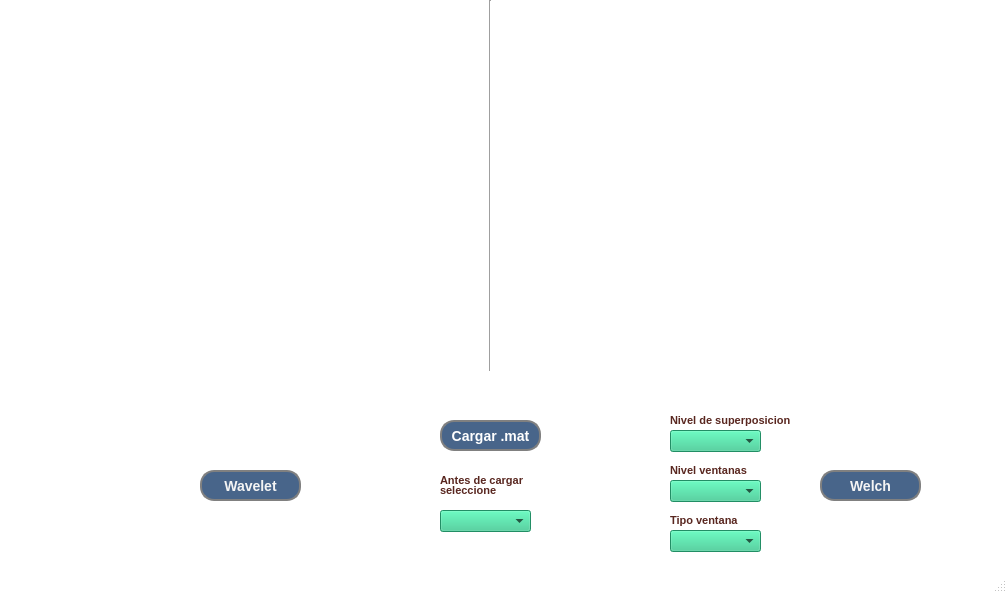
<?xml version="1.0" encoding="UTF-8"?>
<ui version="4.0">
 <class>MainWindow</class>
 <widget class="QMainWindow" name="MainWindow">
  <property name="geometry">
   <rect>
    <x>0</x>
    <y>0</y>
    <width>1007</width>
    <height>593</height>
   </rect>
  </property>
  <property name="minimumSize">
   <size>
    <width>791</width>
    <height>566</height>
   </size>
  </property>
  <property name="palette">
   <palette>
    <active>
     <colorrole role="WindowText">
      <brush brushstyle="SolidPattern">
       <color alpha="255">
        <red>0</red>
        <green>0</green>
        <blue>0</blue>
       </color>
      </brush>
     </colorrole>
     <colorrole role="Button">
      <brush brushstyle="SolidPattern">
       <color alpha="255">
        <red>255</red>
        <green>255</green>
        <blue>255</blue>
       </color>
      </brush>
     </colorrole>
     <colorrole role="Light">
      <brush brushstyle="SolidPattern">
       <color alpha="255">
        <red>255</red>
        <green>255</green>
        <blue>255</blue>
       </color>
      </brush>
     </colorrole>
     <colorrole role="Midlight">
      <brush brushstyle="SolidPattern">
       <color alpha="255">
        <red>255</red>
        <green>255</green>
        <blue>255</blue>
       </color>
      </brush>
     </colorrole>
     <colorrole role="Dark">
      <brush brushstyle="SolidPattern">
       <color alpha="255">
        <red>127</red>
        <green>127</green>
        <blue>127</blue>
       </color>
      </brush>
     </colorrole>
     <colorrole role="Mid">
      <brush brushstyle="SolidPattern">
       <color alpha="255">
        <red>170</red>
        <green>170</green>
        <blue>170</blue>
       </color>
      </brush>
     </colorrole>
     <colorrole role="Text">
      <brush brushstyle="SolidPattern">
       <color alpha="255">
        <red>0</red>
        <green>0</green>
        <blue>0</blue>
       </color>
      </brush>
     </colorrole>
     <colorrole role="BrightText">
      <brush brushstyle="SolidPattern">
       <color alpha="255">
        <red>255</red>
        <green>255</green>
        <blue>255</blue>
       </color>
      </brush>
     </colorrole>
     <colorrole role="ButtonText">
      <brush brushstyle="SolidPattern">
       <color alpha="255">
        <red>0</red>
        <green>0</green>
        <blue>0</blue>
       </color>
      </brush>
     </colorrole>
     <colorrole role="Base">
      <brush brushstyle="SolidPattern">
       <color alpha="255">
        <red>255</red>
        <green>255</green>
        <blue>255</blue>
       </color>
      </brush>
     </colorrole>
     <colorrole role="Window">
      <brush brushstyle="SolidPattern">
       <color alpha="255">
        <red>255</red>
        <green>255</green>
        <blue>255</blue>
       </color>
      </brush>
     </colorrole>
     <colorrole role="Shadow">
      <brush brushstyle="SolidPattern">
       <color alpha="255">
        <red>0</red>
        <green>0</green>
        <blue>0</blue>
       </color>
      </brush>
     </colorrole>
     <colorrole role="Highlight">
      <brush brushstyle="SolidPattern">
       <color alpha="255">
        <red>255</red>
        <green>170</green>
        <blue>0</blue>
       </color>
      </brush>
     </colorrole>
     <colorrole role="Link">
      <brush brushstyle="SolidPattern">
       <color alpha="255">
        <red>255</red>
        <green>170</green>
        <blue>0</blue>
       </color>
      </brush>
     </colorrole>
     <colorrole role="AlternateBase">
      <brush brushstyle="SolidPattern">
       <color alpha="255">
        <red>255</red>
        <green>255</green>
        <blue>255</blue>
       </color>
      </brush>
     </colorrole>
     <colorrole role="ToolTipBase">
      <brush brushstyle="SolidPattern">
       <color alpha="255">
        <red>255</red>
        <green>255</green>
        <blue>220</blue>
       </color>
      </brush>
     </colorrole>
     <colorrole role="ToolTipText">
      <brush brushstyle="SolidPattern">
       <color alpha="255">
        <red>0</red>
        <green>0</green>
        <blue>0</blue>
       </color>
      </brush>
     </colorrole>
    </active>
    <inactive>
     <colorrole role="WindowText">
      <brush brushstyle="SolidPattern">
       <color alpha="255">
        <red>0</red>
        <green>0</green>
        <blue>0</blue>
       </color>
      </brush>
     </colorrole>
     <colorrole role="Button">
      <brush brushstyle="SolidPattern">
       <color alpha="255">
        <red>255</red>
        <green>255</green>
        <blue>255</blue>
       </color>
      </brush>
     </colorrole>
     <colorrole role="Light">
      <brush brushstyle="SolidPattern">
       <color alpha="255">
        <red>255</red>
        <green>255</green>
        <blue>255</blue>
       </color>
      </brush>
     </colorrole>
     <colorrole role="Midlight">
      <brush brushstyle="SolidPattern">
       <color alpha="255">
        <red>255</red>
        <green>255</green>
        <blue>255</blue>
       </color>
      </brush>
     </colorrole>
     <colorrole role="Dark">
      <brush brushstyle="SolidPattern">
       <color alpha="255">
        <red>127</red>
        <green>127</green>
        <blue>127</blue>
       </color>
      </brush>
     </colorrole>
     <colorrole role="Mid">
      <brush brushstyle="SolidPattern">
       <color alpha="255">
        <red>170</red>
        <green>170</green>
        <blue>170</blue>
       </color>
      </brush>
     </colorrole>
     <colorrole role="Text">
      <brush brushstyle="SolidPattern">
       <color alpha="255">
        <red>0</red>
        <green>0</green>
        <blue>0</blue>
       </color>
      </brush>
     </colorrole>
     <colorrole role="BrightText">
      <brush brushstyle="SolidPattern">
       <color alpha="255">
        <red>255</red>
        <green>255</green>
        <blue>255</blue>
       </color>
      </brush>
     </colorrole>
     <colorrole role="ButtonText">
      <brush brushstyle="SolidPattern">
       <color alpha="255">
        <red>0</red>
        <green>0</green>
        <blue>0</blue>
       </color>
      </brush>
     </colorrole>
     <colorrole role="Base">
      <brush brushstyle="SolidPattern">
       <color alpha="255">
        <red>255</red>
        <green>255</green>
        <blue>255</blue>
       </color>
      </brush>
     </colorrole>
     <colorrole role="Window">
      <brush brushstyle="SolidPattern">
       <color alpha="255">
        <red>255</red>
        <green>255</green>
        <blue>255</blue>
       </color>
      </brush>
     </colorrole>
     <colorrole role="Shadow">
      <brush brushstyle="SolidPattern">
       <color alpha="255">
        <red>0</red>
        <green>0</green>
        <blue>0</blue>
       </color>
      </brush>
     </colorrole>
     <colorrole role="Highlight">
      <brush brushstyle="SolidPattern">
       <color alpha="255">
        <red>255</red>
        <green>170</green>
        <blue>0</blue>
       </color>
      </brush>
     </colorrole>
     <colorrole role="Link">
      <brush brushstyle="SolidPattern">
       <color alpha="255">
        <red>255</red>
        <green>170</green>
        <blue>0</blue>
       </color>
      </brush>
     </colorrole>
     <colorrole role="AlternateBase">
      <brush brushstyle="SolidPattern">
       <color alpha="255">
        <red>255</red>
        <green>255</green>
        <blue>255</blue>
       </color>
      </brush>
     </colorrole>
     <colorrole role="ToolTipBase">
      <brush brushstyle="SolidPattern">
       <color alpha="255">
        <red>255</red>
        <green>255</green>
        <blue>220</blue>
       </color>
      </brush>
     </colorrole>
     <colorrole role="ToolTipText">
      <brush brushstyle="SolidPattern">
       <color alpha="255">
        <red>0</red>
        <green>0</green>
        <blue>0</blue>
       </color>
      </brush>
     </colorrole>
    </inactive>
    <disabled>
     <colorrole role="WindowText">
      <brush brushstyle="SolidPattern">
       <color alpha="255">
        <red>127</red>
        <green>127</green>
        <blue>127</blue>
       </color>
      </brush>
     </colorrole>
     <colorrole role="Button">
      <brush brushstyle="SolidPattern">
       <color alpha="255">
        <red>255</red>
        <green>255</green>
        <blue>255</blue>
       </color>
      </brush>
     </colorrole>
     <colorrole role="Light">
      <brush brushstyle="SolidPattern">
       <color alpha="255">
        <red>255</red>
        <green>255</green>
        <blue>255</blue>
       </color>
      </brush>
     </colorrole>
     <colorrole role="Midlight">
      <brush brushstyle="SolidPattern">
       <color alpha="255">
        <red>255</red>
        <green>255</green>
        <blue>255</blue>
       </color>
      </brush>
     </colorrole>
     <colorrole role="Dark">
      <brush brushstyle="SolidPattern">
       <color alpha="255">
        <red>127</red>
        <green>127</green>
        <blue>127</blue>
       </color>
      </brush>
     </colorrole>
     <colorrole role="Mid">
      <brush brushstyle="SolidPattern">
       <color alpha="255">
        <red>170</red>
        <green>170</green>
        <blue>170</blue>
       </color>
      </brush>
     </colorrole>
     <colorrole role="Text">
      <brush brushstyle="SolidPattern">
       <color alpha="255">
        <red>127</red>
        <green>127</green>
        <blue>127</blue>
       </color>
      </brush>
     </colorrole>
     <colorrole role="BrightText">
      <brush brushstyle="SolidPattern">
       <color alpha="255">
        <red>255</red>
        <green>255</green>
        <blue>255</blue>
       </color>
      </brush>
     </colorrole>
     <colorrole role="ButtonText">
      <brush brushstyle="SolidPattern">
       <color alpha="255">
        <red>127</red>
        <green>127</green>
        <blue>127</blue>
       </color>
      </brush>
     </colorrole>
     <colorrole role="Base">
      <brush brushstyle="SolidPattern">
       <color alpha="255">
        <red>255</red>
        <green>255</green>
        <blue>255</blue>
       </color>
      </brush>
     </colorrole>
     <colorrole role="Window">
      <brush brushstyle="SolidPattern">
       <color alpha="255">
        <red>255</red>
        <green>255</green>
        <blue>255</blue>
       </color>
      </brush>
     </colorrole>
     <colorrole role="Shadow">
      <brush brushstyle="SolidPattern">
       <color alpha="255">
        <red>0</red>
        <green>0</green>
        <blue>0</blue>
       </color>
      </brush>
     </colorrole>
     <colorrole role="Highlight">
      <brush brushstyle="SolidPattern">
       <color alpha="255">
        <red>0</red>
        <green>120</green>
        <blue>215</blue>
       </color>
      </brush>
     </colorrole>
     <colorrole role="Link">
      <brush brushstyle="SolidPattern">
       <color alpha="255">
        <red>255</red>
        <green>170</green>
        <blue>0</blue>
       </color>
      </brush>
     </colorrole>
     <colorrole role="AlternateBase">
      <brush brushstyle="SolidPattern">
       <color alpha="255">
        <red>255</red>
        <green>255</green>
        <blue>255</blue>
       </color>
      </brush>
     </colorrole>
     <colorrole role="ToolTipBase">
      <brush brushstyle="SolidPattern">
       <color alpha="255">
        <red>255</red>
        <green>255</green>
        <blue>220</blue>
       </color>
      </brush>
     </colorrole>
     <colorrole role="ToolTipText">
      <brush brushstyle="SolidPattern">
       <color alpha="255">
        <red>0</red>
        <green>0</green>
        <blue>0</blue>
       </color>
      </brush>
     </colorrole>
    </disabled>
   </palette>
  </property>
  <property name="windowTitle">
   <string>Bioseñal</string>
  </property>
  <widget class="QWidget" name="centralwidget">
   <widget class="QWidget" name="campo_grafico" native="true">
    <property name="geometry">
     <rect>
      <x>0</x>
      <y>0</y>
      <width>491</width>
      <height>401</height>
     </rect>
    </property>
   </widget>
   <widget class="QPushButton" name="boton_cargar">
    <property name="geometry">
     <rect>
      <x>440</x>
      <y>420</y>
      <width>101</width>
      <height>31</height>
     </rect>
    </property>
    <property name="styleSheet">
     <string notr="true">QPushButton { 
background-color: rgb(72, 101, 138);
	color: rgb(255, 255, 255);
 border: 2px solid gray;
 border-radius: 14px;
font: bold;
font-size: 14px;}</string>
    </property>
    <property name="text">
     <string>Cargar .mat</string>
    </property>
   </widget>
   <widget class="QPushButton" name="boton_wavelet">
    <property name="geometry">
     <rect>
      <x>200</x>
      <y>470</y>
      <width>101</width>
      <height>31</height>
     </rect>
    </property>
    <property name="styleSheet">
     <string notr="true">QPushButton { 
background-color: rgb(72, 101, 138);
 border: 2px solid gray;
 border-radius: 14px;
	
 color:#f4f4f4;
font: bold;
font-size: 14px;}</string>
    </property>
    <property name="text">
     <string>Wavelet</string>
    </property>
   </widget>
   <widget class="QWidget" name="campo_grafico_2" native="true">
    <property name="geometry">
     <rect>
      <x>520</x>
      <y>0</y>
      <width>441</width>
      <height>401</height>
     </rect>
    </property>
   </widget>
   <widget class="QComboBox" name="combo_opciones">
    <property name="geometry">
     <rect>
      <x>440</x>
      <y>510</y>
      <width>91</width>
      <height>22</height>
     </rect>
    </property>
    <property name="styleSheet">
     <string notr="true">background-color: rgb(48, 199, 141);</string>
    </property>
   </widget>
   <widget class="QComboBox" name="combo_nivel_ventana">
    <property name="geometry">
     <rect>
      <x>670</x>
      <y>480</y>
      <width>91</width>
      <height>22</height>
     </rect>
    </property>
    <property name="styleSheet">
     <string notr="true">background-color: rgb(48, 199, 141);</string>
    </property>
   </widget>
   <widget class="QComboBox" name="combo_tipo_ventana">
    <property name="geometry">
     <rect>
      <x>670</x>
      <y>530</y>
      <width>91</width>
      <height>22</height>
     </rect>
    </property>
    <property name="styleSheet">
     <string notr="true">background-color: rgb(48, 199, 141);</string>
    </property>
   </widget>
   <widget class="QLabel" name="label_7">
    <property name="geometry">
     <rect>
      <x>440</x>
      <y>470</y>
      <width>101</width>
      <height>20</height>
     </rect>
    </property>
    <property name="styleSheet">
     <string notr="true">QLabel{ 
 color:#592720;
font: bold;
font-size: 11px;}</string>
    </property>
    <property name="text">
     <string>Antes de cargar</string>
    </property>
   </widget>
   <widget class="QLabel" name="label_8">
    <property name="geometry">
     <rect>
      <x>670</x>
      <y>460</y>
      <width>91</width>
      <height>20</height>
     </rect>
    </property>
    <property name="styleSheet">
     <string notr="true">QLabel{ 
 color:#592720;
font: bold;
font-size: 11px;}</string>
    </property>
    <property name="text">
     <string>Nivel ventanas</string>
    </property>
   </widget>
   <widget class="QLabel" name="label_9">
    <property name="geometry">
     <rect>
      <x>670</x>
      <y>510</y>
      <width>81</width>
      <height>20</height>
     </rect>
    </property>
    <property name="styleSheet">
     <string notr="true">QLabel{ 
 color:#592720;
font: bold;
font-size: 11px;}</string>
    </property>
    <property name="text">
     <string>Tipo ventana</string>
    </property>
   </widget>
   <widget class="QPushButton" name="boton_welch">
    <property name="geometry">
     <rect>
      <x>820</x>
      <y>470</y>
      <width>101</width>
      <height>31</height>
     </rect>
    </property>
    <property name="styleSheet">
     <string notr="true">QPushButton { 
background-color: rgb(72, 101, 138);
 border: 2px solid gray;
 border-radius: 14px;
	
 color:#f4f4f4;
font: bold;
font-size: 14px;}</string>
    </property>
    <property name="text">
     <string>Welch</string>
    </property>
   </widget>
   <widget class="QComboBox" name="combo_nivel_super">
    <property name="geometry">
     <rect>
      <x>670</x>
      <y>430</y>
      <width>91</width>
      <height>22</height>
     </rect>
    </property>
    <property name="styleSheet">
     <string notr="true">background-color: rgb(48, 199, 141);</string>
    </property>
   </widget>
   <widget class="QLabel" name="label_10">
    <property name="geometry">
     <rect>
      <x>670</x>
      <y>410</y>
      <width>131</width>
      <height>20</height>
     </rect>
    </property>
    <property name="styleSheet">
     <string notr="true">QLabel{ 
 color:#592720;
font: bold;
font-size: 11px;}</string>
    </property>
    <property name="text">
     <string>Nivel de superposicion</string>
    </property>
   </widget>
   <widget class="Line" name="line">
    <property name="geometry">
     <rect>
      <x>480</x>
      <y>0</y>
      <width>20</width>
      <height>371</height>
     </rect>
    </property>
    <property name="styleSheet">
     <string notr="true">color: rgb(255, 255, 255);</string>
    </property>
    <property name="orientation">
     <enum>Qt::Vertical</enum>
    </property>
   </widget>
   <widget class="QLabel" name="label_11">
    <property name="geometry">
     <rect>
      <x>440</x>
      <y>480</y>
      <width>101</width>
      <height>20</height>
     </rect>
    </property>
    <property name="styleSheet">
     <string notr="true">QLabel{ 
 color:#592720;
font: bold;
font-size: 11px;}</string>
    </property>
    <property name="text">
     <string>seleccione</string>
    </property>
   </widget>
  </widget>
  <widget class="QMenuBar" name="menubar">
   <property name="geometry">
    <rect>
     <x>0</x>
     <y>0</y>
     <width>1007</width>
     <height>21</height>
    </rect>
   </property>
  </widget>
  <widget class="QStatusBar" name="statusbar"/>
 </widget>
 <resources/>
 <connections/>
</ui>
